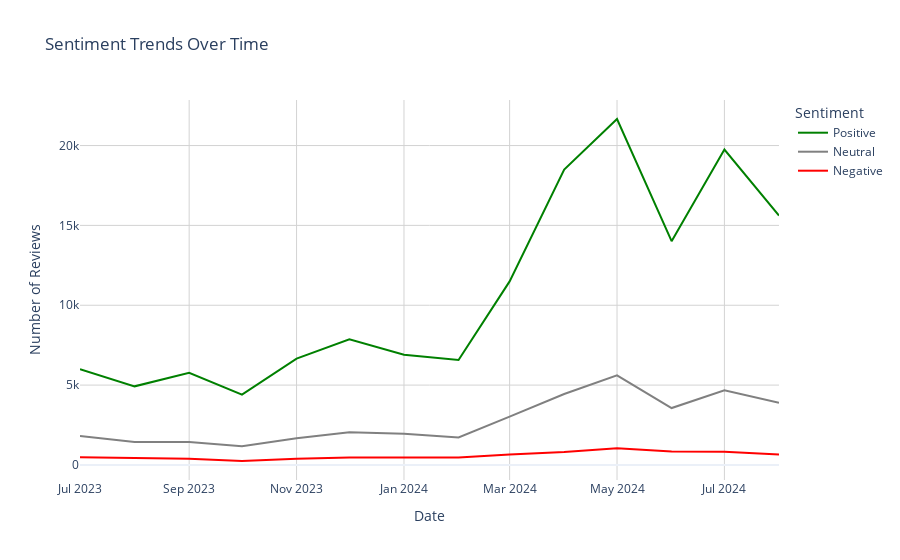

Here is the notebook cell this chart was saved with:
### Markdown cell above
**Analyzing How Reviews Changed Over Time**

### Code cell
df['Review Date'] = pd.to_datetime(df['Review Date'])

sentiment_over_time = df.groupby([df['Review Date'].dt.to_period('M'), 'Sentiment']).size().unstack(fill_value=0)

sentiment_over_time.index = sentiment_over_time.index.to_timestamp()

fig = go.Figure()

fig.add_trace(go.Scatter(x=sentiment_over_time.index, y=sentiment_over_time['Positive'],
                         mode='lines', name='Positive', line=dict(color='green')))
fig.add_trace(go.Scatter(x=sentiment_over_time.index, y=sentiment_over_time['Neutral'],
                         mode='lines', name='Neutral', line=dict(color='gray')))
fig.add_trace(go.Scatter(x=sentiment_over_time.index, y=sentiment_over_time['Negative'],
                         mode='lines', name='Negative', line=dict(color='red')))

fig.update_layout(
    title='Sentiment Trends Over Time',
    xaxis_title='Date',
    yaxis_title='Number of Reviews',
    plot_bgcolor='white',  
    paper_bgcolor='white',  
    legend_title_text='Sentiment',
    xaxis=dict(showgrid=True, gridcolor='lightgray'), 
    yaxis=dict(showgrid=True, gridcolor='lightgray')
)

fig.show()

### Figure 1 — Plotly figure (JSON) as saved in the notebook; plotly's stock layout.template omitted (floating-point values rounded to 4 significant figures)
{"data": [{"line": {"color": "green"}, "mode": "lines", "name": "Positive", "type": "scatter", "x": ["2023-07-01T00:00:00", "2023-08-01T00:00:00", "2023-09-01T00:00:00", "2023-10-01T00:00:00", "2023-11-01T00:00:00", "2023-12-01T00:00:00", "2024-01-01T00:00:00", "2024-02-01T00:00:00", "2024-03-01T00:00:00", "2024-04-01T00:00:00", "2024-05-01T00:00:00", "2024-06-01T00:00:00", "2024-07-01T00:00:00", "2024-08-01T00:00:00"], "y": [5994, 4922, 5771, 4408, 6658, 7866, 6904, 6573, 11494, 18491, 21663, 14014, 19750, 15614]}, {"line": {"color": "gray"}, "mode": "lines", "name": "Neutral", "type": "scatter", "x": ["2023-07-01T00:00:00", "2023-08-01T00:00:00", "2023-09-01T00:00:00", "2023-10-01T00:00:00", "2023-11-01T00:00:00", "2023-12-01T00:00:00", "2024-01-01T00:00:00", "2024-02-01T00:00:00", "2024-03-01T00:00:00", "2024-04-01T00:00:00", "2024-05-01T00:00:00", "2024-06-01T00:00:00", "2024-07-01T00:00:00", "2024-08-01T00:00:00"], "y": [1809, 1439, 1433, 1169, 1667, 2048, 1952, 1716, 3022, 4445, 5614, 3562, 4682, 3892]}, {"line": {"color": "red"}, "mode": "lines", "name": "Negative", "type": "scatter", "x": ["2023-07-01T00:00:00", "2023-08-01T00:00:00", "2023-09-01T00:00:00", "2023-10-01T00:00:00", "2023-11-01T00:00:00", "2023-12-01T00:00:00", "2024-01-01T00:00:00", "2024-02-01T00:00:00", "2024-03-01T00:00:00", "2024-04-01T00:00:00", "2024-05-01T00:00:00", "2024-06-01T00:00:00", "2024-07-01T00:00:00", "2024-08-01T00:00:00"], "y": [480, 440, 389, 247, 394, 461, 457, 459, 659, 803, 1048, 835, 827, 656]}], "layout": {"legend": {"title": {"text": "Sentiment"}}, "paper_bgcolor": "white", "plot_bgcolor": "white", "title": {"text": "Sentiment Trends Over Time"}, "xaxis": {"gridcolor": "lightgray", "showgrid": true, "title": {"text": "Date"}}, "yaxis": {"gridcolor": "lightgray", "showgrid": true, "title": {"text": "Number of Reviews"}}}}
